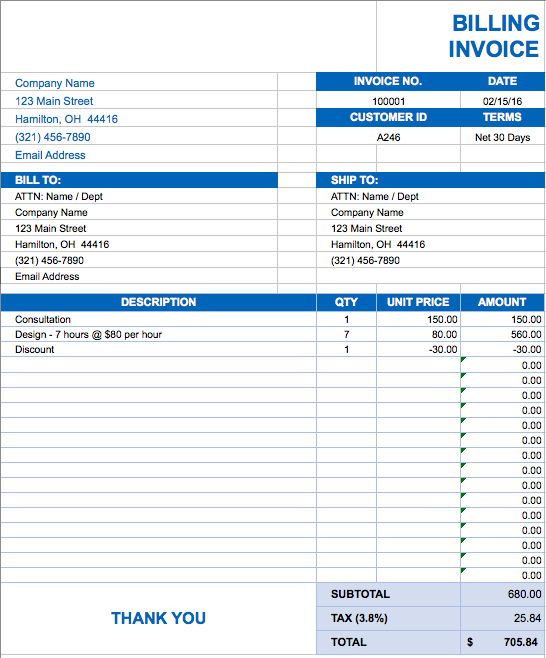
#> input picture src/Segmentation/inv.jpg, 546 x 658 px
$ python line.py
#> lines starting #> are read from the running program, lines starting #| are printed output that depends on the picture; after the words box and inside, x2 and y2 are one past the last pixel; in counts of white or black regions, pixels touching at a corner belong together
# -*- coding: utf-8 -*-
"""
Created on Sat Jun 30 17:05:55 2018

@IDE: Spyder

@author: Prashant
"""
import cv2

class Image:
    """
    @class
    """
    def __init__(self, image):

#> called with image = 'inv.jpg'
        self.image = cv2.imread(image)
#> self.image is the input picture: shape (658, 546, 3); mean B, G, R 242.9, 234.7, 226.3
        self.edit_image = self.image.copy()

#       Convert grayscale
        image = cv2.cvtColor(self.image, cv2.COLOR_BGR2GRAY)
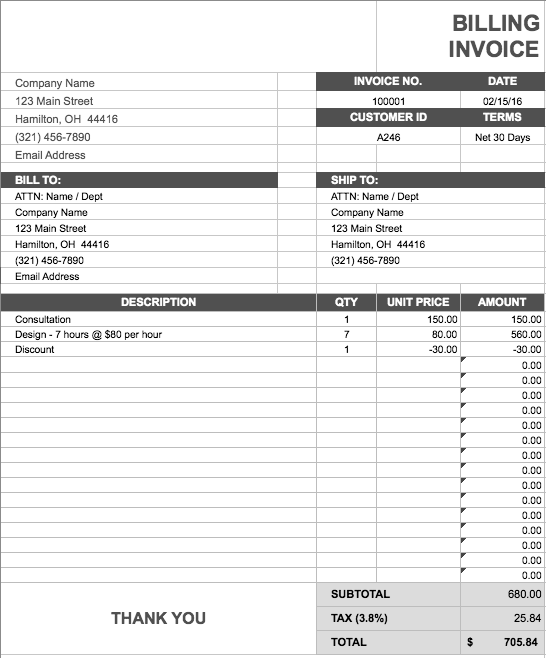
#> image: shape (658, 546); min 0, max 255, mean 233.1

#       threshold the image to binary
        self.binary_img = cv2.threshold(image, 128, 255, cv2.THRESH_BINARY | cv2.THRESH_OTSU)[1]
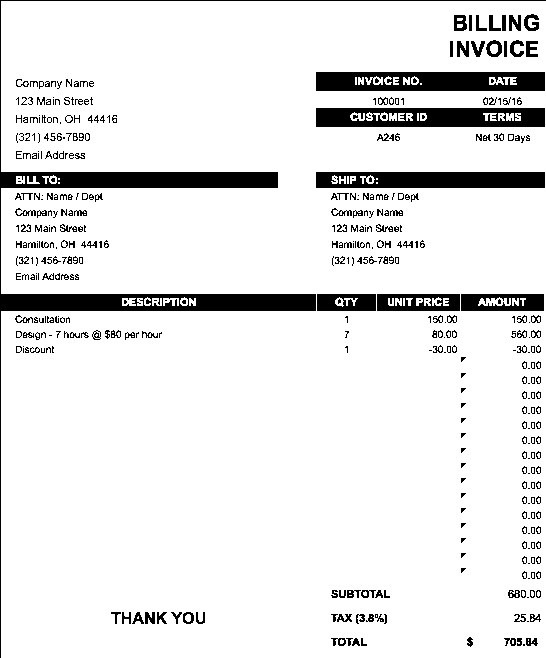
#> self.binary_img: shape (658, 546); 90.5% white; 428 black regions (225 under 20 px), largest, box (x1, y1, x2, y2) and area: (0, 0, 546, 658) 10352, (316, 72, 545, 91) 3840, (316, 108, 545, 127) 3702

#       Inverted binary image
        self.binary_img_inv = cv2.bitwise_not(self.binary_img)

#       Dimension of image
        self.__height, self.__width = image.shape

        self.lines = []

    def show(self, image):
        """@view: show the image"""

        cv2.namedWindow('Component', cv2.WINDOW_NORMAL)
        cv2.imshow('Component', image)
        cv2.waitKey(0)
        cv2.destroyAllWindows()
    def lineSegment(self):
        line_start = False
        val = 0
        for i in range(self.__height-1):
            freq = 0
            for j in range(self.__width-1):
                if self.binary_img[i][j] == 0:
                    freq+=1
            if freq > 5:
                if not line_start:
                    val = i
                    line_start = True
            else:
                if line_start:
                    self.lines.append((val,i))
                line_start = False
        return self.lines
    def drawLine(self):
        for cord in self.lines:
            cv2.line(self.edit_image,(0,cord[0]-2),(self.__width,cord[0]-2),(255,0,0),1)
            cv2.line(self.edit_image,(0,cord[1]+2),(self.__width,cord[1]+2),(255,0,0),1)
    def getLine(self, cord):
        y = cord[0]
        y1= cord[1]
        w = self.__width
        crop_img = self.binary_img[y-1:y1+1, 0:w]
        return crop_img

    def wordSegment(self, cord):
        line_start = False
        val = 0
        words = []
        for j in range(self.__width):
            freq = 0
            for i in range(cord[0], cord[1]):
                if self.binary_img[i][j] == 0:
                    freq +=1
            if freq > 1:
                if not line_start:
                    val = j
                    line_start = True
            else:
                if line_start:
                    words.append((val,j))
                line_start = False
        return words

img = Image("inv.jpg")
line_cords = img.lineSegment()
#img.drawLine()
#img.getLine(line_cords[1])
for line_cord in line_cords:
    word_cords = img.wordSegment(line_cord)
    for word_cord in word_cords:
        cv2.rectangle(img.edit_image, (word_cord[0], line_cord[0]), (word_cord[1], line_cord[1]), (0,255,0),1)
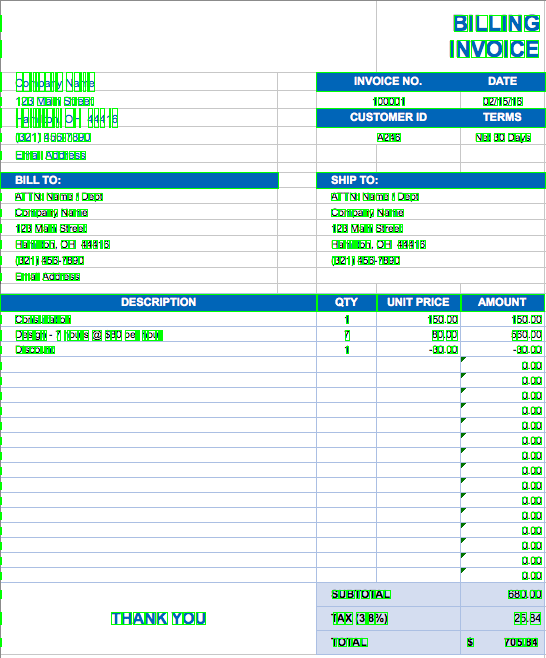
#> img.edit_image: shape (658, 546, 3); mean B, G, R 233.9, 237.3, 218.5
#for word in word_cords:
img.show(img.image)
cv2.imwrite("output.png",img.edit_image)
#    [line_cords[1][0]:line_cords[1][1], word[0]:word[1]]

$ run again, with src/Segmentation/input.jpg copied over src/Segmentation/inv.jpg
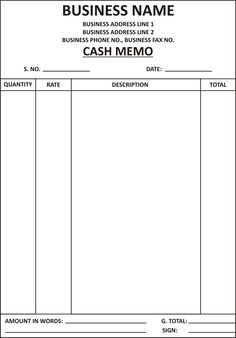
#> input picture src/Segmentation/input.jpg, 236 x 338 px
#> in __init__, self.image is the input picture: shape (338, 236, 3); mean B, G, R 243, 243.1, 243.2
#> in __init__, `self.binary_img = cv2.threshold(image, 128, 255, cv2.THRESH_BINARY | c..`:
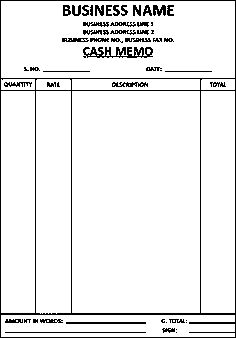
#> self.binary_img: shape (338, 236); 92.8% white; black in thin lines or dots
#> self.binary_img_inv: shape (338, 236); 7.2% white in thin lines or dots
#> after the loop `for line_cord in line_cords:`:
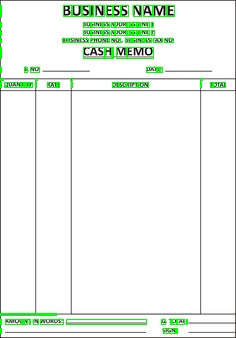
#> img.edit_image: shape (338, 236, 3); mean B, G, R 236.6, 245, 236.7

$ run again, with src/Segmentation/ola.jpg copied over src/Segmentation/inv.jpg
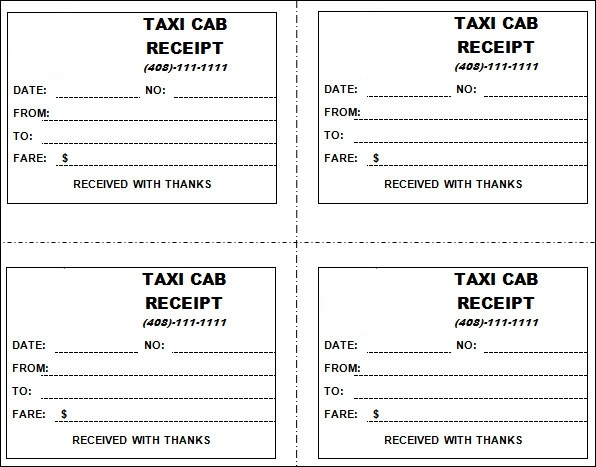
#> input picture src/Segmentation/ola.jpg, 596 x 467 px
#> in __init__, self.image is the input picture: shape (467, 596, 3); mean B, G, R 238, 238.2, 238.1
#> in __init__, `self.binary_img = cv2.threshold(image, 128, 255, cv2.THRESH_BINARY | c..`:
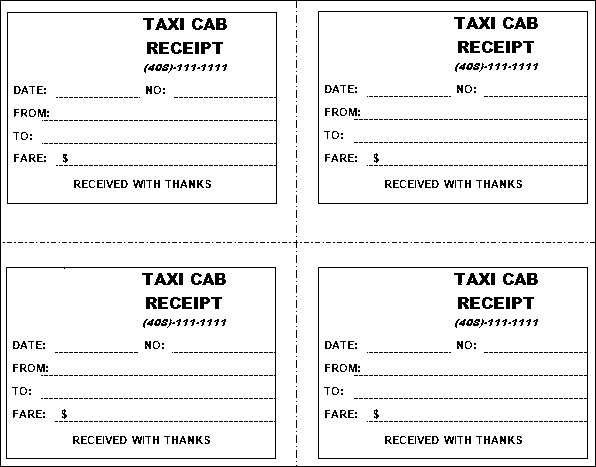
#> self.binary_img: shape (467, 596); 93.4% white; black in thin lines or dots
#> self.binary_img_inv: shape (467, 596); 6.6% white in thin lines or dots
#> after the loop `for line_cord in line_cords:`:
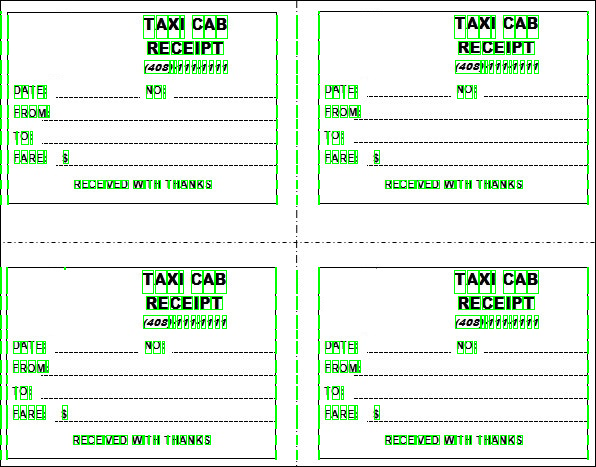
#> img.edit_image: shape (467, 596, 3); mean B, G, R 229, 241.6, 229

$ run again, with src/Segmentation/input.png saved as src/Segmentation/inv.jpg
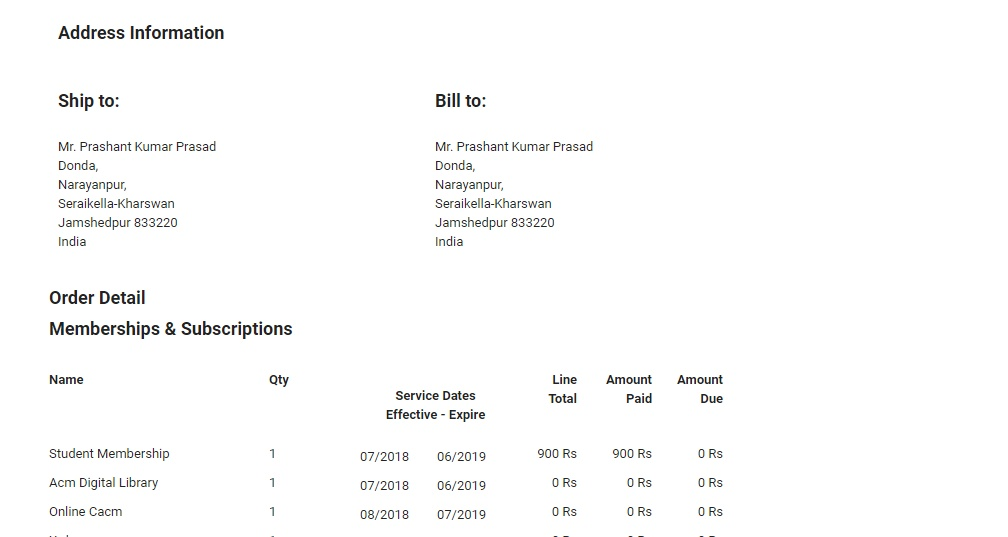
#> input picture src/Segmentation/input.png, 1008 x 537 px
#> in __init__, self.image is the input picture: shape (537, 1008, 3); mean B, G, R 250.8, 250.9, 250.9
#> in __init__, `self.binary_img = cv2.threshold(image, 128, 255, cv2.THRESH_BINARY | c..`:
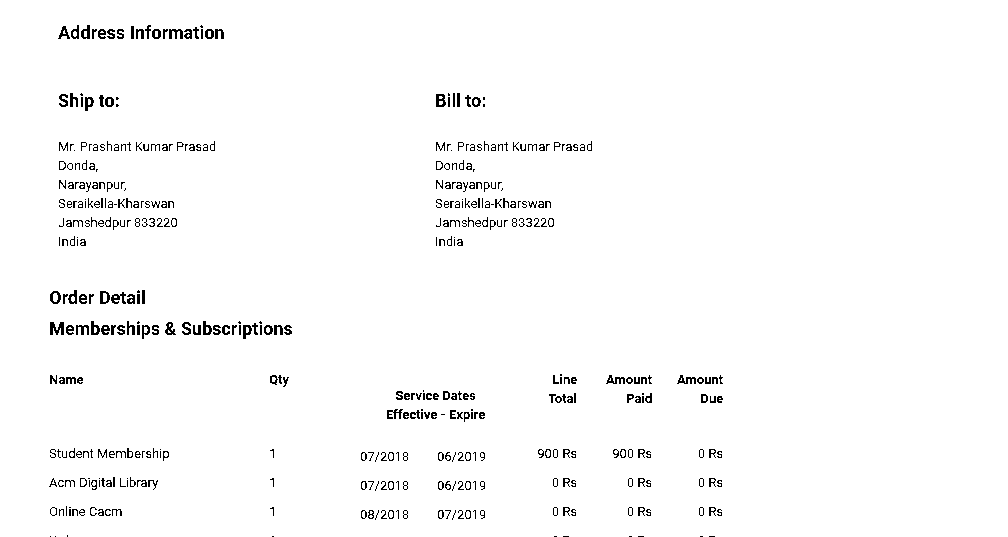
#> self.binary_img: shape (537, 1008); 98% white; black in thin lines or dots, all inside (x1, y1, x2, y2) = (49, 25, 723, 537)
#> after the loop `for line_cord in line_cords:`:
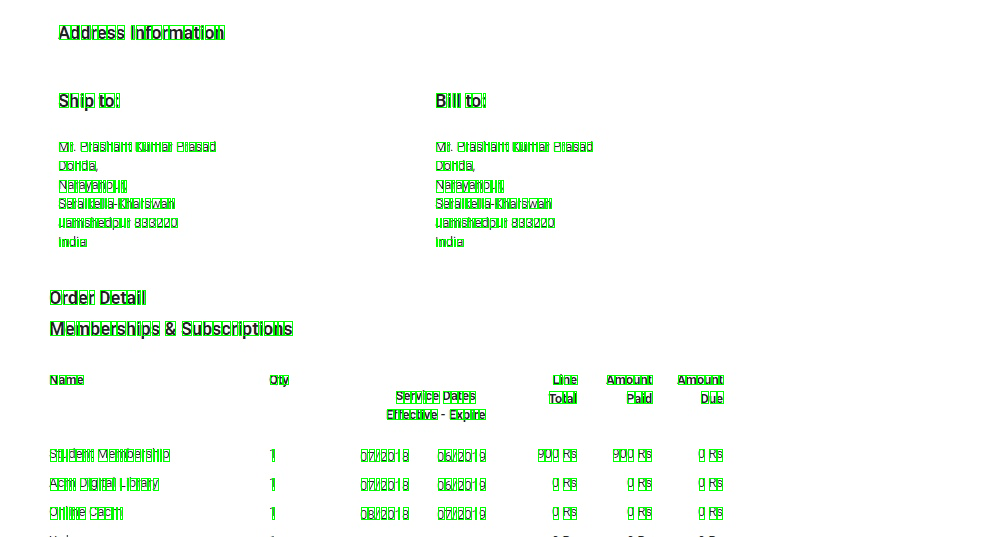
#> img.edit_image: shape (537, 1008, 3); mean B, G, R 245.4, 252.1, 245.4
